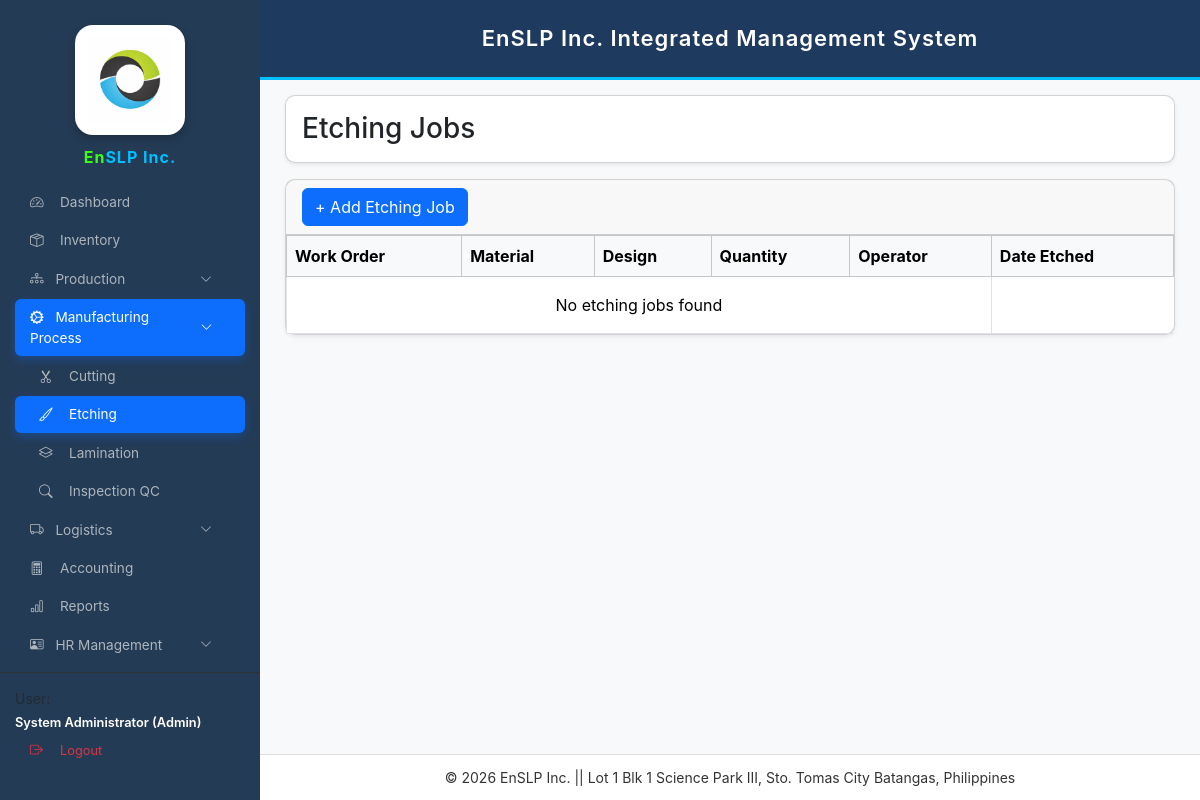
The page /etching.php (signed in) on the database as committed earlier.
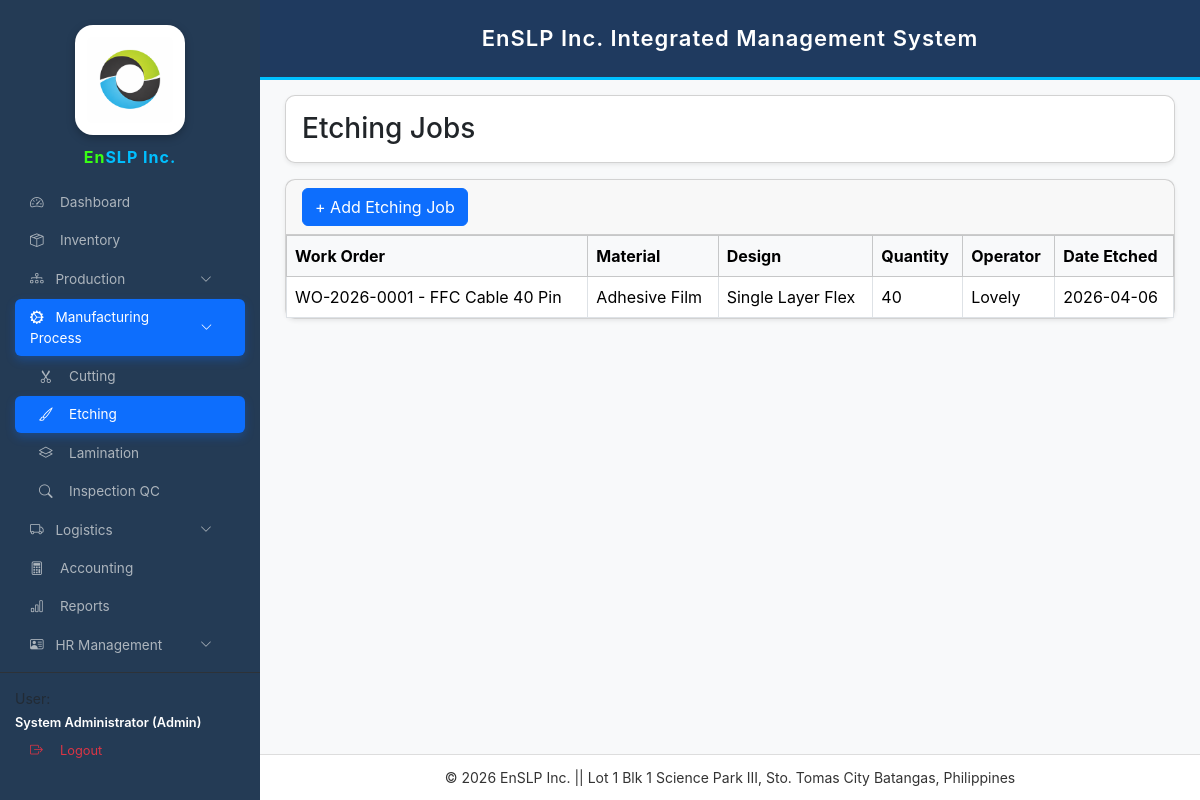
The same page on the database as committed later.
### tables this page shows
CREATE TABLE `etching_jobs` (
  `id` int(11) NOT NULL,
  `work_order_id` varchar(50) NOT NULL,
  `item_id` int(11) DEFAULT NULL,
  `design` varchar(100) DEFAULT NULL,
  `operator` varchar(100) DEFAULT NULL,
  `date_etched` timestamp NOT NULL DEFAULT current_timestamp(),
  `quantity` int(11) DEFAULT 0
);

CREATE TABLE `work_orders` (
  `id` int(11) NOT NULL,
  `wo_no` varchar(50) DEFAULT NULL,
  `product_name` varchar(150) NOT NULL,
  `client` varchar(150) DEFAULT NULL,
  `qty` int(11) DEFAULT 0,
  `status` varchar(50) DEFAULT NULL,
  `date_started` date NOT NULL,
  `date_completed` date DEFAULT NULL,
  `remarks` varchar(255) DEFAULT NULL,
  `created_at` timestamp NOT NULL DEFAULT current_timestamp(),
  `selling_price` decimal(10,2) DEFAULT 0.00
);

CREATE TABLE `inventory_items` (
  `id` int(11) NOT NULL,
  `item_code` varchar(50) DEFAULT NULL,
  `item_name` varchar(150) NOT NULL,
  `category` varchar(50) DEFAULT NULL,
  `unit` varchar(30) DEFAULT 'pcs',
  `quantity` int(11) NOT NULL DEFAULT 0,
  `reorder_level` int(11) NOT NULL DEFAULT 0,
  `created_at` datetime NOT NULL DEFAULT current_timestamp(),
  `cost` decimal(10,2) DEFAULT NULL,
  `selling_price` decimal(10,2) DEFAULT 0.00,
  `status` varchar(20) DEFAULT 'active',
  `value` decimal(10,2) DEFAULT 0.00
);

### etching.php (the view, shortened to what this page needs)
<?php
require_once "config.php";
$stmt=$conn->query("
SELECT e.*,i.item_name,w.wo_no,w.product_name
FROM etching_jobs e
LEFT JOIN inventory_items i ON e.item_id=i.id
LEFT JOIN work_orders w ON e.work_order_id=w.id
ORDER BY e.id DESC
");
$jobs=$stmt->fetchAll(PDO::FETCH_ASSOC);
?>
<!DOCTYPE html>
<html>
<head>
<link href="https://cdn.jsdelivr.net/npm/bootstrap@5.3.3/dist/css/bootstrap.min.css" rel="stylesheet">
</head>
<body>
<div class="d-flex">
<?php include 'sidebar.php'; ?>
<?php include 'header.php'; ?>
<div class="main-content flex-grow-1">
<div class="card shadow-sm mb-3">
<div class="card-body">
<h3 class="mb-0">Etching Jobs</h3>
</div>
</div>
<div class="card shadow-sm">
<div class="card-header">
<button class="btn btn-primary"
data-bs-toggle="modal"
data-bs-target="#addEtchingModal">
+ Add Etching Job
</button>
</div>
<div class="card-body p-0">
<table class="table table-bordered mb-0">
<thead class="table-light">
<tr>
<th>Work Order</th>
<th>Material</th>
<th>Design</th>
<th>Quantity</th>
<th>Operator</th>
<th>Date Etched</th>
</tr>
</thead>
<tbody>
<?php if($jobs){ ?>
<?php foreach($jobs as $row){ ?>
<tr>
<td><?=$row['wo_no']?> - <?=$row['product_name']?></td>
<td><?=$row['item_name']?></td>
<td><?=$row['design']?></td>
<td><?=$row['quantity']?></td>
<td><?=$row['operator']?></td>
<td><?=date('Y-m-d', strtotime($row['date_etched']))?></td>
</tr>
<?php } ?>
<?php }else{ ?>
<tr>
<td colspan="5" class="text-center p-3">
No etching jobs found
</td>
</tr>
<?php } ?>
</tbody>
</table>
</div>
</div>
</div>
</div>
<?php include 'footer.php'; ?>
</body>
</html>

Rows that differ between the two databases and show on the page:
added etching_jobs: work_order.wo_no "WO-2026-0001", work_order.product_name "FFC Cable 40 Pin", inventory_items.item_name "Adhesive Film", design "Single Layer Flex", quantity "40", operator "Lovely", date_etched "2026-04-06"
Other text that changed with them:
text no longer shown: "No etching jobs found"
